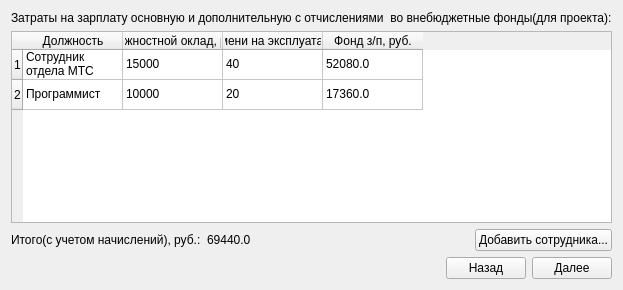
      <widget class="QWidget" name="tab_18">
       <attribute name="title">
        <string>Эксплуат.1</string>
       </attribute>
       <layout class="QVBoxLayout" name="verticalLayout_16">
        <item>
         <widget class="QLabel" name="label_32">
          <property name="text">
           <string>Затраты на зарплату основную и дополнительную с отчислениями  во внебюджетные фонды(для проекта):</string>
          </property>
         </widget>
        </item>
        <item>
         <widget class="QTableWidget" name="tableWidget_11">
          <row>
           <property name="text">
            <string>1</string>
           </property>
          </row>
          <row>
           <property name="text">
            <string>2</string>
           </property>
          </row>
          <column>
           <property name="text">
            <string>Должность</string>
           </property>
          </column>
          <column>
           <property name="text">
            <string>Должностной оклад, руб.</string>
           </property>
          </column>
          <column>
           <property name="text">
            <string>Затраты времени на эксплуатацию, чел./дн.</string>
           </property>
          </column>
          <column>
           <property name="text">
            <string>Фонд з/п, руб.</string>
           </property>
          </column>
          <item row="0" column="0">
           <property name="text">
            <string>Сотрудник отдела МТС</string>
           </property>
          </item>
          <item row="0" column="1">
           <property name="text">
            <string>15000</string>
           </property>
          </item>
          <item row="0" column="2">
           <property name="text">
            <string>40</string>
           </property>
          </item>
          <item row="0" column="3">
           <property name="text">
            <string>52080.0</string>
           </property>
          </item>
          <item row="1" column="0">
           <property name="text">
            <string>Программист</string>
           </property>
          </item>
          <item row="1" column="1">
           <property name="text">
            <string>10000</string>
           </property>
          </item>
          <item row="1" column="2">
           <property name="text">
            <string>20</string>
           </property>
          </item>
          <item row="1" column="3">
           <property name="text">
            <string>17360.0</string>
           </property>
          </item>
         </widget>
        </item>
        <item>
         <layout class="QHBoxLayout" name="horizontalLayout_35">
          <item>
           <widget class="QLabel" name="label_33">
            <property name="text">
             <string>Итого(с учетом начислений), руб.:</string>
            </property>
           </widget>
          </item>
          <item>
           <widget class="QLabel" name="label_36">
            <property name="text">
             <string>69440.0</string>
            </property>
           </widget>
          </item>
          <item>
           <spacer name="horizontalSpacer_31">
            <property name="orientation">
             <enum>Qt::Horizontal</enum>
            </property>
            <property name="sizeHint" stdset="0">
             <size>
              <width>40</width>
              <height>20</height>
             </size>
            </property>
           </spacer>
          </item>
          <item>
           <widget class="QPushButton" name="pushButton_45">
            <property name="text">
             <string>Добавить сотрудника...</string>
            </property>
           </widget>
          </item>
         </layout>
        </item>
        <item>
         <layout class="QHBoxLayout" name="horizontalLayout_36">
          <item>
           <spacer name="horizontalSpacer_32">
            <property name="orientation">
             <enum>Qt::Horizontal</enum>
            </property>
            <property name="sizeHint" stdset="0">
             <size>
              <width>40</width>
              <height>20</height>
             </size>
            </property>
           </spacer>
          </item>
          <item>
           <widget class="QPushButton" name="pushButton_46">
            <property name="text">
             <string>Назад</string>
            </property>
           </widget>
          </item>
          <item>
           <widget class="QPushButton" name="pushButton_47">
            <property name="text">
             <string>Далее</string>
            </property>
           </widget>
          </item>
         </layout>
        </item>
       </layout>
      </widget>
